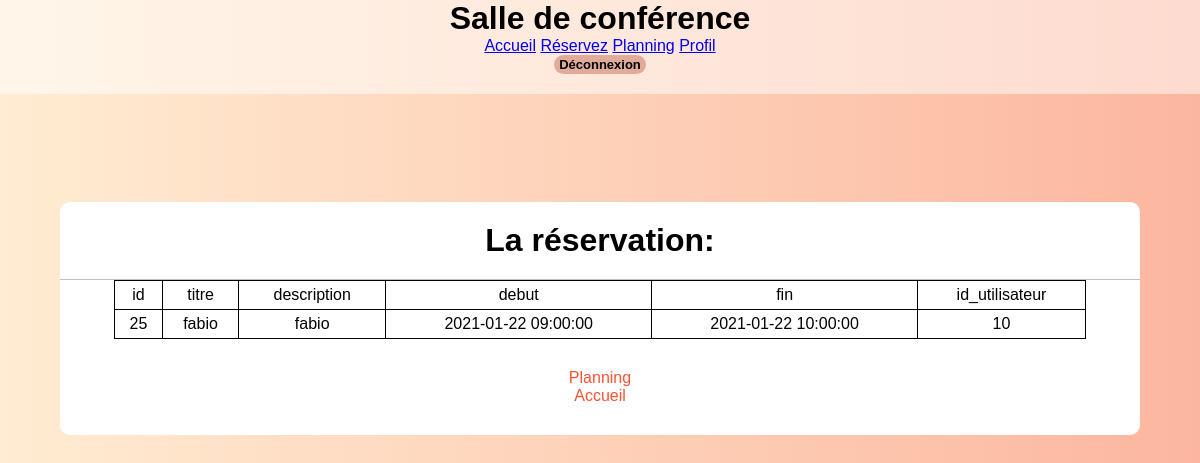
Page /reservation.php?id=25 (signed in) on the committed database.
### tables this page shows
CREATE TABLE IF NOT EXISTS `reservations` (
  `id` int(11) NOT NULL AUTO_INCREMENT,
  `titre` varchar(255) NOT NULL,
  `description` text NOT NULL,
  `debut` datetime NOT NULL,
  `fin` datetime NOT NULL,
  `id_utilisateur` int(11) NOT NULL,
  PRIMARY KEY (`id`)
);

### classes/user-pdo.php (called while the page is built, shortened)
<?php
class user {
    private $db;
    public function __construct($login, $password, $bddpass = null)
    {
        $this->db = $this->db_connect();
    }
    public function db_connect() {
        $host = 'localhost';
        $dbs   = 'reservationsalles';
        $user = 'root';
        $password = '';
        $charset = 'utf8mb4';
        $dsn = "mysql:host=$host;dbname=$dbs;charset=$charset";
        try {
            $db = new PDO($dsn, $user, $password);
            $db->setAttribute(PDO::ATTR_ERRMODE, PDO::ERRMODE_EXCEPTION);
            return $db;
        }
        catch (PDOException $e)
        {
            exit($e->getMessage());
        }
    }
    public function showReservation()
    {
        $id = $_GET['id'];
        $sql= "SELECT * FROM `reservations` WHERE `id` = :id";
        $stm=$this->db->prepare($sql);
        $stm->execute(['id'=>$id]);
        $result = $stm->fetchAll(PDO::FETCH_ASSOC);
        return $result;
    }
    public function showTitleReservation()
    {
        $sql= "SELECT COLUMN_NAME FROM INFORMATION_SCHEMA.COLUMNS WHERE TABLE_NAME='reservations'";
        $stm=$this->db->prepare($sql);
        $stm->execute();
        $result = $stm->fetchAll(PDO::FETCH_ASSOC);
        return $result;
    }
}
?>

### reservation.php (the view, shortened to what this page needs)
<!DOCTYPE html>
<html lang="fr">
<head>
    <link rel="stylesheet" href="style.css">
</head>
<?php
if (isset($_SESSION['id'])) {
    require('classes/user-pdo.php');
    $user = new user(NULL, NULL);
    $user->connect();
}
else {
    header ('location: connexion.php');
}
?>
<body>
    <header>
        <h1>Salle de conférence</h1>
        <section>
            <a href="index.php">Accueil</a>
            <a href="reservation-form.php">Réservez</a>
            <a href="planning.php">Planning</a>
            <?php
            if (isset($_SESSION['login']))
                echo ('<a href="profil.php">Profil</a></section>
                    <form action="index.php" method="post"><input type="submit" name="deconnexion" id="logout" value="Déconnexion"/></form>');
            else if (!isset($_SESSION['login']))
                echo ('<a href="inscription.php">Inscription</a>
                    <a href="connexion.php">Connexion</a></section>');
            ?>
    </header>
    <div class="reservation">
        <h1>La réservation: </h1>
        <table>
            <thead>
            <tr>
                <?php
                $nomchamp = $user->showTitleReservation();
                foreach ($nomchamp as $result)
                {
                    foreach ($result as $key => $value) {
                        echo '<td>' .$value.'</td>';
                    }
                }
                ?>
            </tr>
            </thead>
            <tbody>
            <?php
            $all_result = $user->showReservation();
            foreach ($all_result as $result)
            {
                echo '<tr>';
                foreach ($result as $key => $value) {
                    echo '<td>' .$value.'</td>';
                }
                echo '</tr>';
            }
            ?>
            </tbody>
        </table>
        <div class="signup_link">
            <a href="planning.php">Planning</a> <br>
            <a href="index.php">Accueil</a>
        </div>
    </div>
</body>
</html>

### style.css (style rules this page uses)
* { margin: 0; padding: 0; box-sizing: border-box; }
body { margin: 0; padding: 0; font-family: 'Lucida Sans', 'Lucida Sans Regular', 'Lucida Grande', 'Lucida Sans Unicode', Geneva, Verdana, sans-serif; background-image: linear-gradient(to right, #ffecd2 0%, #fcb69f 100%); background-attachment: fixed; height: 100vh; width: 98%; overflow-x: hidden; }
header { width: 100vw; background-color: rgba(255, 255, 255, .5); padding: 0 0 20px 0; margin-bottom: 3rem; display: grid; place-items: center; }
#logout { width: auto; height: auto; background: none; color: black; font-size: small; background: #e0ac99; border: none; padding: 2px 5px; }
table { border-collapse: collapse; width: fit-content; margin: auto; margin-top: 20px; }
.reservation { position: absolute; left: 50%; margin-top: 5%; transform: translate(-50%); width: 90%; background-color: white; border-radius: 10px; padding-top: 20px; }
.reservation h1 { text-align: center; padding: 0 0 20px 0; border-bottom: 1px solid silver; }
.reservation table { width: 90%; margin: auto; }
.reservation table td { padding: 5px; text-align: center; border: black 1px solid; }
input[type="submit"], #deco { width: 100%; height: 50px; border: 1px solid #F09819; background-image: linear-gradient(to right, #FF512F 0%, #F09819 51%, #FF512F 100%); transition: 0.9s; background-size: 200% auto; border-radius: 25px; font-size: 18px; color: #e9f4fb; font-weight: 700; cursor: pointer; outline: none; }
.signup_link { margin: 30px 0; text-align: center; font-size: 16px; color: #666666; }
.signup_link a { color: #FF512F; text-decoration: none; }

### rows in the picture
reservations: id "25", titre "fabio", description "fabio", debut "2021-01-22 09:00:00", fin "2021-01-22 10:00:00", id_utilisateur "10"

### other values in the picture
$value "id"
$value "titre"
$value "description"
$value "debut"
$value "fin"
$value "id_utilisateur"
